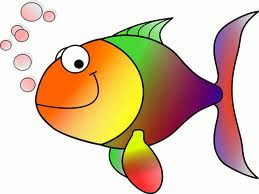
#> input picture TIL/HappyFish.jpg, 259 x 194 px
$ python gradient_edge.py   (older library calls are emulated)
#> lines starting #> are read from the running program, lines starting #| are printed output that depends on the picture; after the words box and inside, x2 and y2 are one past the last pixel; in counts of white or black regions, pixels touching at a corner belong together
# edge 검출 with gradient 크기를 사용

import sys
import numpy as np
import cv2

src = cv2.imread('HappyFish.jpg', cv2.IMREAD_GRAYSCALE)
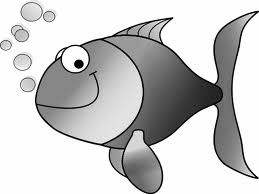
#> src: shape (194, 259); min 0, max 255, mean 200.4

if src is None:
    print('error')
    sys.exit()

kernel = np.array([[-1, 0 , 1], [-2,0,2], [-1,0,1]], dtype = np.float32)

# sobel 안쓰고!
dx = cv2.filter2D(src, cv2.CV_32F, kernel )
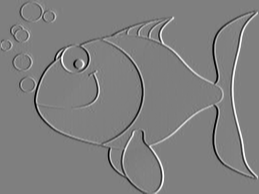
#> dx: shape (194, 259) float32; min -1020, max 1016, mean 0; drawn with min black and max white

# sobel 를 사용하면
dy = cv2.Sobel(src, cv2.CV_32F, 0, 1 )
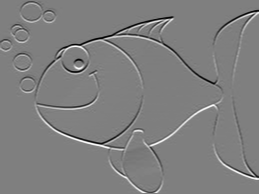
#> dy: shape (194, 259) float32; min -1019, max 1019, mean -0.3; drawn with min black and max white

# 그라이디언트 크기 계산 float 값 인자들을 받아서! float 형으로 변환 시켜준다
mag = cv2.magnitude(dx,dy)
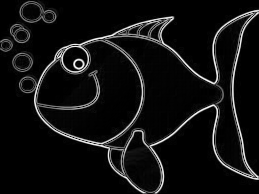
#> mag: shape (194, 259) float32; min 0, max 1077.6, mean 73.3; drawn with min black and max white

# 크기는 255 보다 커질수 있으니깐.. clip 을 시킨다
mag = np.clip(mag,0,255).astype(np.uint8)
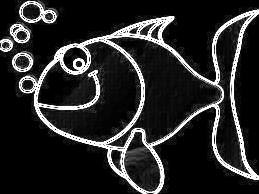
#> mag: shape (194, 259); min 0, max 255, mean 40.1


edge = np.zeros(mag.shape[:2], np.uint8)
# 여기서 >120 이란 값을 잘 조절하면서 하면 찾고자 하는 형태의 엣지 값을 파악 가능하다
edge[mag> 120] = 255

cv2.imshow('src', src)
cv2.imshow('mag', mag)
cv2.imshow('edge', edge)
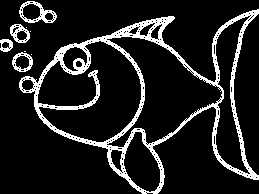
#> window 'edge': shape (194, 259); 12.8% white; 9 white regions (4 under 20 px), largest, box (x1, y1, x2, y2) and area: (19, 9, 259, 194) 5669, (19, 1, 57, 23) 294, (10, 24, 30, 43) 183, (12, 52, 33, 72) 170, (0, 39, 13, 52) 102

cv2.waitKey()

cv2.destroyAllWindows()

$ run again, with TIL/airplane.bmp saved as TIL/HappyFish.jpg
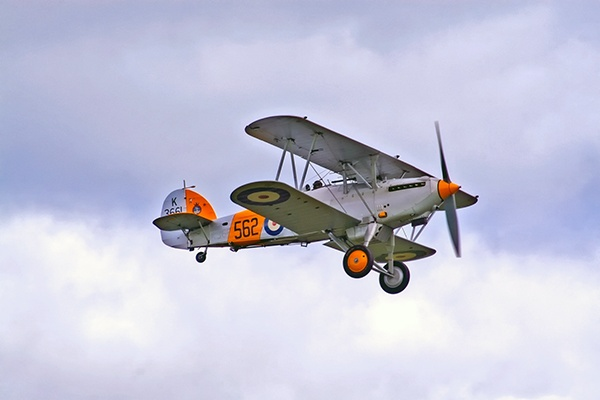
#> input picture TIL/airplane.bmp, 600 x 400 px
#> `dy = cv2.Sobel(src, cv2.CV_32F, 0, 1 )`:
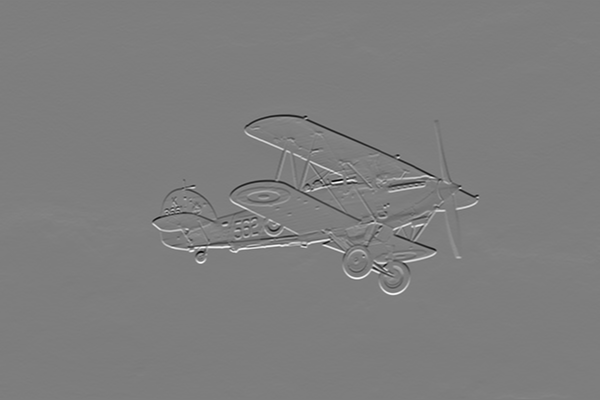
#> dy: shape (400, 600) float32; min -993, max 1015, mean 0.6; drawn with min black and max white
#> `cv2.imshow('edge', edge)`:
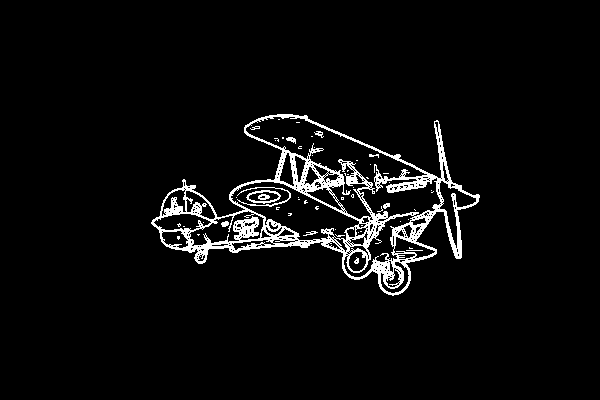
#> window 'edge': shape (400, 600); 4.6% white in thin lines or dots, all inside (x1, y1, x2, y2) = (151, 114, 480, 296)

$ run again, with TIL/cat.bmp saved as TIL/HappyFish.jpg
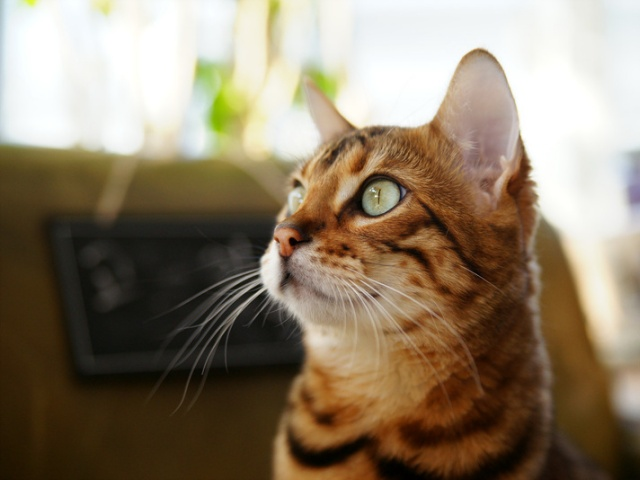
#> input picture TIL/cat.bmp, 640 x 480 px
#> `dy = cv2.Sobel(src, cv2.CV_32F, 0, 1 )`:
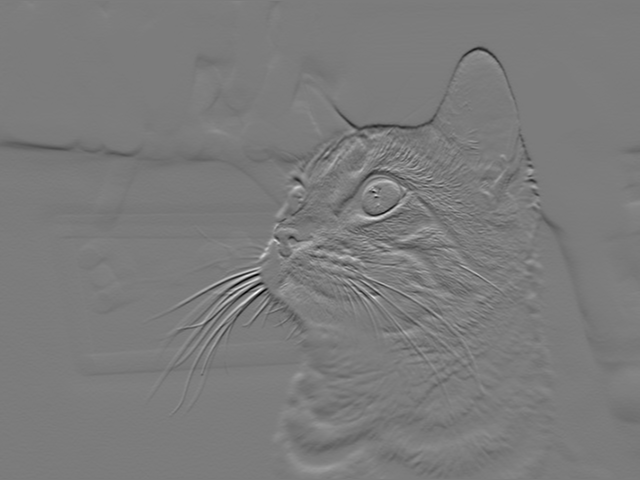
#> dy: shape (480, 640) float32; min -529, max 556, mean -3.3; drawn with min black and max white
#> `cv2.imshow('edge', edge)`:
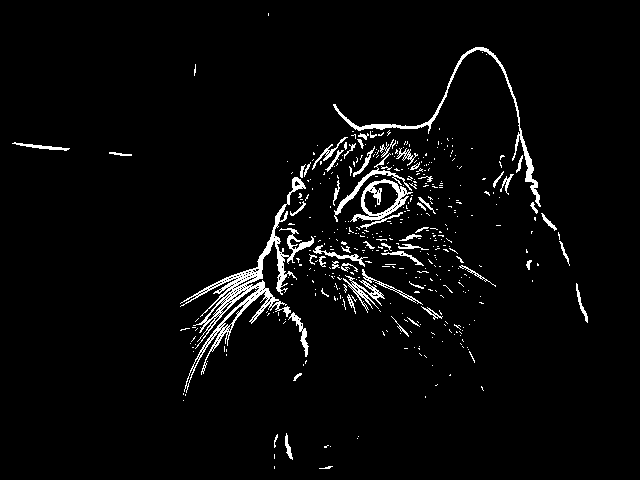
#> window 'edge': shape (480, 640); 3.6% white in thin lines or dots, all inside (x1, y1, x2, y2) = (12, 13, 588, 469)

$ run again, with TIL/field.bmp saved as TIL/HappyFish.jpg
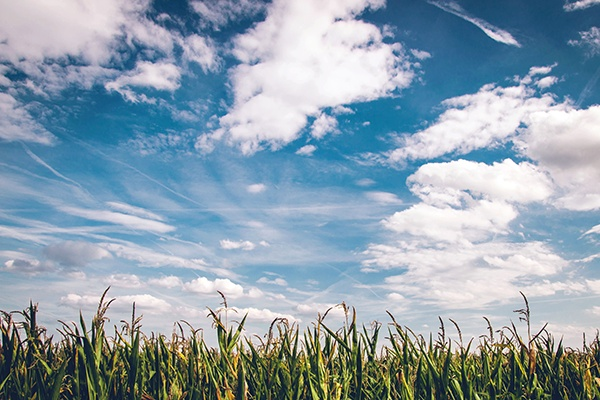
#> input picture TIL/field.bmp, 600 x 400 px
#> `mag = np.clip(mag,0,255).astype(np.uint8)`:
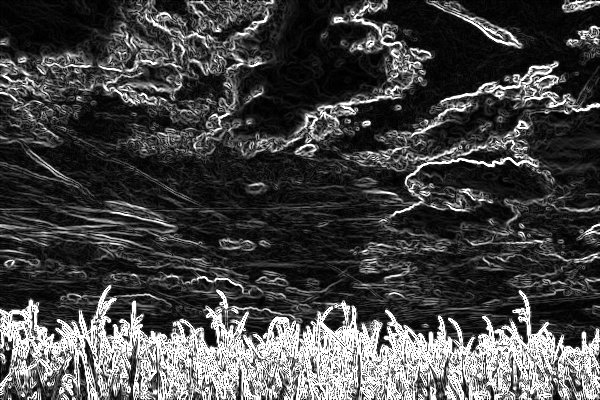
#> mag: shape (400, 600); min 0, max 255, mean 69.7
#> `cv2.imshow('edge', edge)`:
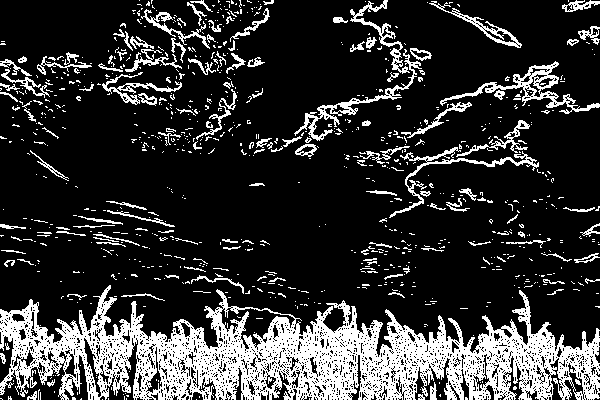
#> window 'edge': shape (400, 600); 20.5% white; 867 white regions (737 under 20 px), largest, box (x1, y1, x2, y2) and area: (0, 285, 600, 400) 31952, (440, 61, 600, 114) 1393, (294, 49, 422, 141) 1077
